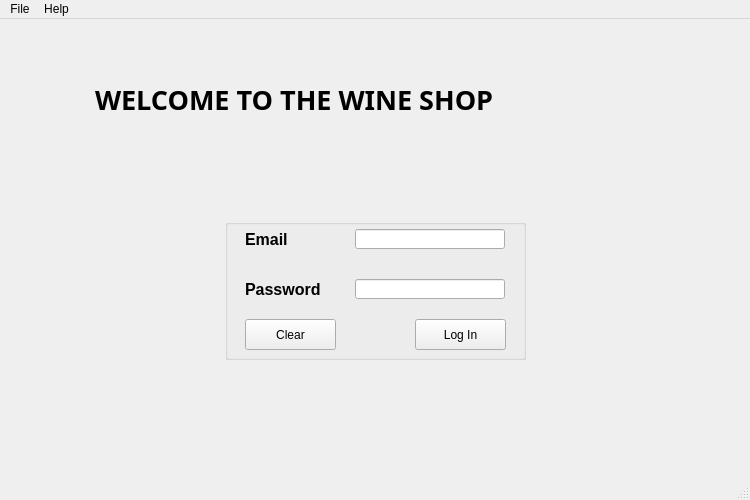
<?xml version="1.0" encoding="UTF-8"?>
<ui version="4.0">
 <class>MainWindow</class>
 <widget class="QMainWindow" name="MainWindow">
  <property name="geometry">
   <rect>
    <x>0</x>
    <y>0</y>
    <width>750</width>
    <height>500</height>
   </rect>
  </property>
  <property name="windowTitle">
   <string>MainWindow</string>
  </property>
  <widget class="QWidget" name="centralwidget">
   <widget class="QLabel" name="label">
    <property name="enabled">
     <bool>true</bool>
    </property>
    <property name="geometry">
     <rect>
      <x>95</x>
      <y>60</y>
      <width>550</width>
      <height>40</height>
     </rect>
    </property>
    <property name="font">
     <font>
      <family>Ravie</family>
      <pointsize>20</pointsize>
      <weight>75</weight>
      <bold>true</bold>
     </font>
    </property>
    <property name="text">
     <string>WELCOME TO THE WINE SHOP</string>
    </property>
   </widget>
   <widget class="QGroupBox" name="loginGroupBox">
    <property name="geometry">
     <rect>
      <x>225</x>
      <y>200</y>
      <width>301</width>
      <height>141</height>
     </rect>
    </property>
    <property name="cursor">
     <cursorShape>ArrowCursor</cursorShape>
    </property>
    <property name="mouseTracking">
     <bool>true</bool>
    </property>
    <property name="title">
     <string/>
    </property>
    <widget class="QLabel" name="label_3">
     <property name="geometry">
      <rect>
       <x>20</x>
       <y>40</y>
       <width>91</width>
       <height>61</height>
      </rect>
     </property>
     <property name="text">
      <string>&lt;html&gt;&lt;head/&gt;&lt;body&gt;&lt;p&gt;&lt;span style=&quot; font-size:12pt; font-weight:600;&quot;&gt;Password&lt;/span&gt;&lt;/p&gt;&lt;/body&gt;&lt;/html&gt;</string>
     </property>
    </widget>
    <widget class="QLabel" name="label_2">
     <property name="geometry">
      <rect>
       <x>20</x>
       <y>0</y>
       <width>50</width>
       <height>41</height>
      </rect>
     </property>
     <property name="palette">
      <palette>
       <active>
        <colorrole role="WindowText">
         <brush brushstyle="SolidPattern">
          <color alpha="255">
           <red>0</red>
           <green>0</green>
           <blue>0</blue>
          </color>
         </brush>
        </colorrole>
       </active>
       <inactive>
        <colorrole role="WindowText">
         <brush brushstyle="SolidPattern">
          <color alpha="255">
           <red>0</red>
           <green>0</green>
           <blue>0</blue>
          </color>
         </brush>
        </colorrole>
       </inactive>
       <disabled>
        <colorrole role="WindowText">
         <brush brushstyle="SolidPattern">
          <color alpha="255">
           <red>120</red>
           <green>120</green>
           <blue>120</blue>
          </color>
         </brush>
        </colorrole>
       </disabled>
      </palette>
     </property>
     <property name="text">
      <string>&lt;html&gt;&lt;head/&gt;&lt;body&gt;&lt;p&gt;&lt;span style=&quot; font-size:12pt; font-weight:600;&quot;&gt;Email&lt;/span&gt;&lt;/p&gt;&lt;/body&gt;&lt;/html&gt;</string>
     </property>
    </widget>
    <widget class="QLineEdit" name="lineEdit_2">
     <property name="geometry">
      <rect>
       <x>130</x>
       <y>60</y>
       <width>150</width>
       <height>20</height>
      </rect>
     </property>
    </widget>
    <widget class="QPushButton" name="loginButton">
     <property name="geometry">
      <rect>
       <x>190</x>
       <y>100</y>
       <width>91</width>
       <height>31</height>
      </rect>
     </property>
     <property name="text">
      <string>Log In</string>
     </property>
    </widget>
    <widget class="QPushButton" name="clearButton">
     <property name="geometry">
      <rect>
       <x>20</x>
       <y>100</y>
       <width>91</width>
       <height>31</height>
      </rect>
     </property>
     <property name="text">
      <string>Clear</string>
     </property>
    </widget>
    <widget class="QLineEdit" name="lineEdit">
     <property name="geometry">
      <rect>
       <x>130</x>
       <y>10</y>
       <width>150</width>
       <height>20</height>
      </rect>
     </property>
    </widget>
   </widget>
   <zorder>label</zorder>
   <zorder>loginGroupBox</zorder>
   <zorder>label_3</zorder>
  </widget>
  <widget class="QMenuBar" name="menubar">
   <property name="geometry">
    <rect>
     <x>0</x>
     <y>0</y>
     <width>750</width>
     <height>21</height>
    </rect>
   </property>
   <widget class="QMenu" name="menuFile">
    <property name="toolTipDuration">
     <number>-1</number>
    </property>
    <property name="title">
     <string>File</string>
    </property>
    <addaction name="actionExit"/>
   </widget>
   <widget class="QMenu" name="menuHelp">
    <property name="title">
     <string>Help</string>
    </property>
    <addaction name="actionAbout_Us"/>
    <addaction name="actionFAQ"/>
    <addaction name="actionContact_Us"/>
   </widget>
   <addaction name="menuFile"/>
   <addaction name="menuHelp"/>
  </widget>
  <widget class="QStatusBar" name="statusbar"/>
  <action name="actionExit">
   <property name="text">
    <string>Exit</string>
   </property>
   <property name="statusTip">
    <string>Exit the app</string>
   </property>
   <property name="shortcut">
    <string>Ctrl+Q</string>
   </property>
  </action>
  <action name="actionAbout_Us">
   <property name="text">
    <string>About Us</string>
   </property>
  </action>
  <action name="actionFAQ">
   <property name="text">
    <string>FAQ</string>
   </property>
  </action>
  <action name="actionContact_Us">
   <property name="text">
    <string>Contact Us</string>
   </property>
  </action>
 </widget>
 <resources/>
 <connections/>
</ui>
